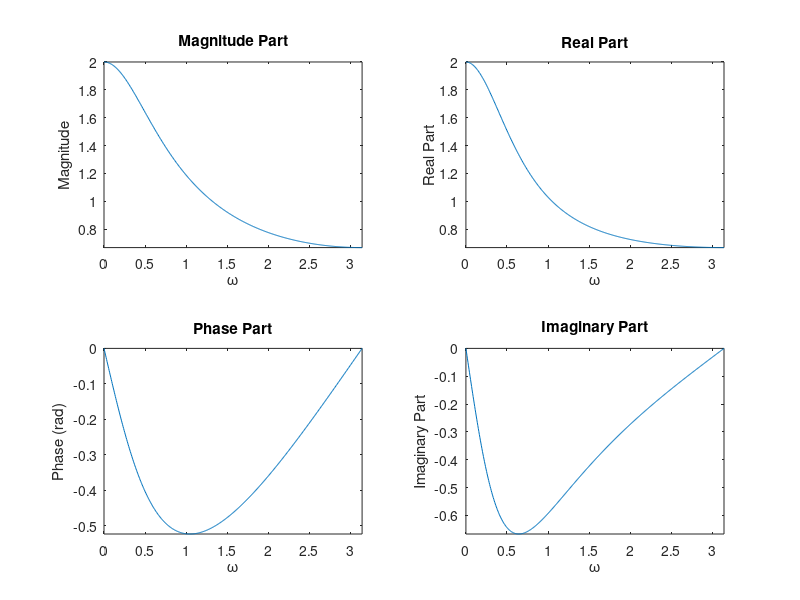

MATLAB code to generate this figure:
%%%Askisi4.

clear all;
close all;
clc;

%Ορισμός ω.
omega=[1, 2, 3];
N=500;  %Αρκετά μεγάλο N όπως στην άσκηση 3.

%Υπολογισμός για κάθε ω.
for (k=1:length(omega))
    w=omega(k);

    %Υπολογισμός τοτ αθροίσματος.
    sumX=0;
    for(n=0:N)
        sumX=sumX+(0.5*exp(-1i*w))^n;
    end
    X(k)=sumX;

    %Θεωρητικό:
    X_theor=exp(i*w)./(exp(i*w)-0.5*ones(1,501));
end

    %Εμφάνιση αποτελεσμάτων:
    fprintf('Για ω = %d: \n',w);
    fprintf('Μέσω Αθροίσματος (%d όρων): %.6f + %.6fi\n', N+1, real(sumX), imag(sumX));

%Για τα οπτικοποίηση με plot οπως ασκηση3
w_plot=[0:1:500]*pi/500;
for i = 1:length(w_plot)
    sumX = 0;
    for n = 0:N
        sumX = sumX + (0.5*exp(-1i*w_plot(i)))^n;
    end
    X_plot(i) = sumX;
end

magX=abs(X_plot); 
angX=angle(X_plot);
realX=real(X_plot);
imagX=imag(X_plot);

figure(1);
subplot(2,2,1);
plot(w_plot, magX);
xlabel('\omega');
ylabel('Magnitude');
title('Magnitude Part');
axis([0 pi min(magX) max(magX)]);

subplot(2,2,3);
plot(w_plot, angX);
xlabel('\omega');
ylabel('Phase (rad)');
title('Phase Part');
axis([0 pi min(angX) max(angX)]);

subplot(2,2,2);
plot(w_plot, realX);
xlabel('\omega');
ylabel('Real Part');
title('Real Part');
axis([0 pi min(realX) max(realX)]);

subplot(2,2,4);
plot(w_plot, imagX);
xlabel('\omega');
ylabel('Imaginary Part');
title('Imaginary Part');
axis([0 pi min(imagX) max(imagX)]);

print -dpdf Fourier2.pdf;

%%%Απαντήσεις στις ερωτήσεις του οδηγού:
% 1) το n τρέχει από 0 έως 500 σύνολο 501 φορές.
% 2) μπορούμε να την σταματήσουμε για αρκετά μεγάλο n διότι οι όροι για
%n>500 είναι αριθμητικά αμελητέοι, καθώς κάθε όρος (0.5)^n μειώνεται
%εκθετικά.
% 3) Σε σχέση με τον θεωρητικό τρόπο μπορεί να τροποποιηθεί εύκολα για
% άλλα σήματα, παράλληλα εξετάζεται και η σύγκλιση και φαίνεται και η
% φυσική σημασία του άπειρου αθροίσματος
% 4) ναι αλλάζοντας απλά την παράμετρο από 0.5 σε 0.1
% 5) Οχι διότι δεν ικανοποιείται η συνθήκη σύγκλισης.
% 6) Όχι διότι δεν συγκλίνει. Ωστόσο μπορούμε να χρησιμοποιήσουμε δέλτα
% συναρτήσεις για να υπολογίσουμε την συγκεκριμένη ακολουθία.
